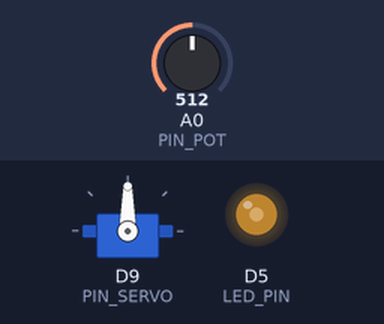
The sketch below on a simulated Arduino Zero (SAMD21). Shown: servo, output pins drawn as LEDs (lit = HIGH). Inputs (shaded band) come from the test bench; at power-on: A0 (PIN_POT) = 512 (analog values on the 0–1023 scale). What the sketch prints to the serial monitor is not drawn.

Above: at 1.2 s.
1.3 s: A0 (PIN_POT) set to 716
At 2.4 s:
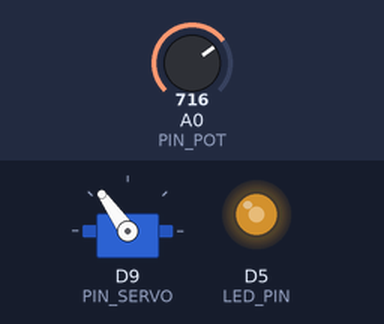
2.8 s: A0 (PIN_POT) set to 900
At 3.5 s:
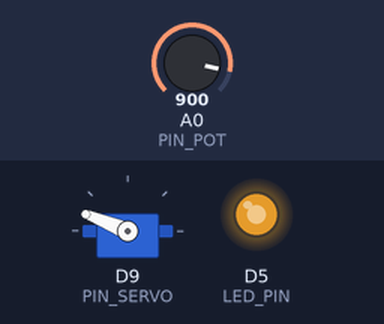
4.3 s: A0 (PIN_POT) set to 1023
At 4.7 s:
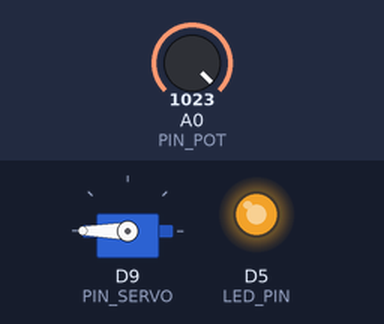
5.8 s: A0 (PIN_POT) set to 306
At 7.0 s:
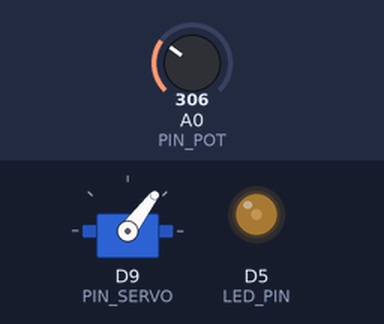
7.3 s: A0 (PIN_POT) set to 215
At 8.2 s:
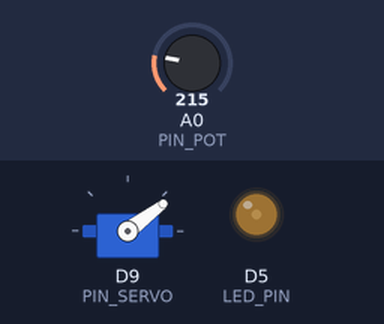
8.8 s: A0 (PIN_POT) set to 235
At 9.3 s:
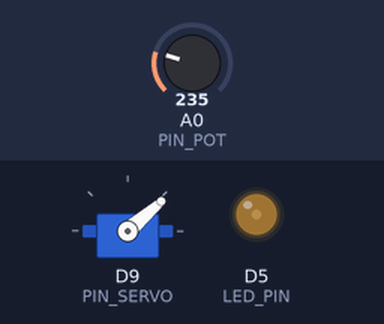
Timing chart, 0 to 11.3 s (numbered marks = the images above; inputs shaded):
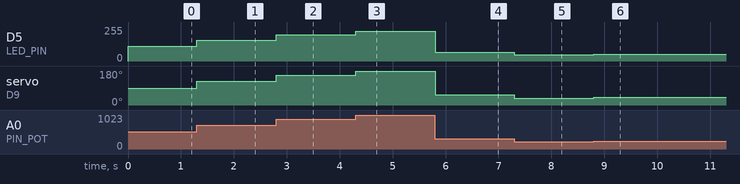

Measured:
- after the input at 1.3 s, D5 (LED_PIN): 112/255 → 157/255 at once; servo on D9 (PIN_SERVO): 90° → 125° at once
- after the input at 2.8 s, D5 (LED_PIN): 157/255 → 197/255 at once; servo on D9 (PIN_SERVO): 125° → 158° at once
- after the input at 4.3 s, D5 (LED_PIN): 197/255 → 225/255 at once; servo on D9 (PIN_SERVO): 158° → 180° at once
- after the input at 5.8 s, D5 (LED_PIN): 225/255 → 67/255 at once; servo on D9 (PIN_SERVO): 180° → 53° at once
- after the input at 7.3 s, D5 (LED_PIN): 67/255 → 47/255 at once; servo on D9 (PIN_SERVO): 53° → 37° at once
- after the input at 8.8 s, D5 (LED_PIN): 47/255 → 51/255 at once; servo on D9 (PIN_SERVO): 37° → 41° at once

The sketch:

ND_Task1_Pot_LED_Servo.ino
```cpp
// National Day Task 1: Potentiometer --> Servo + LED + Serial print
// - Potentiometer: middle --> A0, sides --> 5V & GND
// - Servo: signal --> D9, VCC -> 5V, GND -> GND
// - LED: D5 -> 220Ω --> LED anode, LED cathode --> GND

#include <Servo.h>

const uint8_t PIN_POT = A0;
const uint8_t PIN_SERVO = 9;
const uint8_t LED_PIN = 5;

Servo myServo;

unsigned long lastPrintMs = 0;
const unsigned long PRINT_INTERVAL_MS = 200;

void setup() {
  Serial.begin(115200);
  unsigned long t0 = millis();
  while (!Serial && (millis() - t0 < 1500)){/*wait briefly*/}
  analogReadResolution(10);

  pinMode(LED_PIN, OUTPUT);
  myServo.attach(PIN_SERVO);

  Serial.println(" National Day Task 1: LED + Servo + Serial");
  Serial.println("Pot(A0) --> Servo(D9) angle & LED(D5) brightess");
}

void loop() {
  int potRaw = analogRead(PIN_POT);

  // Map to servo angle (0..180degrees), with clamping
  int angle = map(potRaw, 0, 1023, 0, 180);
  if (angle < 0)   angle = 0;
  if (angle > 180) angle = 180;

  // Map to LED PWM (0..225), with clamping
  int pwmVal = map(potRaw, 0, 1023, 0, 225);
  if(pwmVal < 0)    pwmVal = 0;
  if (pwmVal > 225) pwmVal = 225;

  myServo.write(angle);
  analogWrite(LED_PIN, pwmVal);

  // Print Values to Serial Monitor at a fixed interval
  unsigned long now = millis();
  if (now - lastPrintMs >= PRINT_INTERVAL_MS){
    lastPrintMs = now;
    Serial.print("A0 = ");
    Serial.print(potRaw);
    Serial.print(" angle = ");
    Serial.print(angle);
    Serial.print(" deg LED_PWM = ");
    Serial.print(pwmVal);
  }

  delay(2);
}
```
